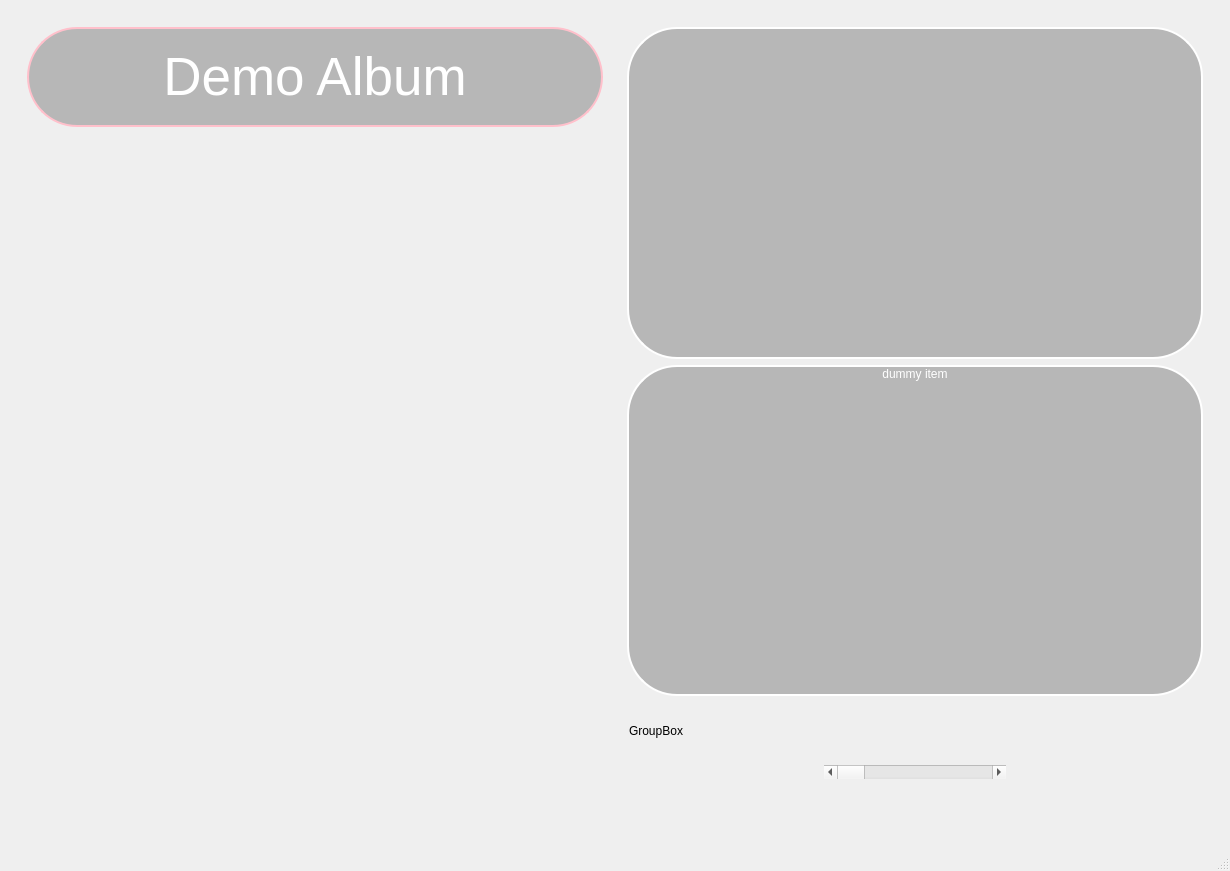
<?xml version="1.0" encoding="UTF-8"?>
<ui version="4.0">
 <class>MainWindow</class>
 <widget class="QMainWindow" name="MainWindow">
  <property name="geometry">
   <rect>
    <x>0</x>
    <y>0</y>
    <width>1230</width>
    <height>871</height>
   </rect>
  </property>
  <property name="windowTitle">
   <string>MainWindow</string>
  </property>
  <widget class="QWidget" name="central_widget">
   <property name="styleSheet">
    <string notr="true">#central_widget {
 background: qlineargradient(x1:0, y1:0, x2:1, y2:1,
            stop:0 #4B0082, stop:1 #000000);
}
</string>
   </property>
   <layout class="QHBoxLayout" name="horizontalLayout_2">
    <item>
     <widget class="QGroupBox" name="big_box">
      <property name="styleSheet">
       <string notr="true">QGroupBox{
   border: none;
}
</string>
      </property>
      <property name="title">
       <string/>
      </property>
      <property name="flat">
       <bool>true</bool>
      </property>
      <layout class="QHBoxLayout" name="horizontalLayout">
       <item>
        <widget class="QGroupBox" name="left_box">
         <property name="title">
          <string/>
         </property>
         <property name="flat">
          <bool>true</bool>
         </property>
         <layout class="QGridLayout" name="gridLayout" rowstretch="1,0">
          <item row="0" column="0">
           <layout class="QGridLayout" name="song_grid">
            <item row="1" column="0">
             <widget class="QLabel" name="label_2">
              <property name="text">
               <string/>
              </property>
             </widget>
            </item>
            <item row="1" column="1">
             <widget class="QLabel" name="label_3">
              <property name="text">
               <string/>
              </property>
             </widget>
            </item>
            <item row="1" column="2">
             <widget class="QLabel" name="label_4">
              <property name="text">
               <string/>
              </property>
             </widget>
            </item>
            <item row="0" column="0" colspan="3">
             <widget class="QLabel" name="label">
              <property name="sizePolicy">
               <sizepolicy hsizetype="Preferred" vsizetype="Minimum">
                <horstretch>0</horstretch>
                <verstretch>0</verstretch>
               </sizepolicy>
              </property>
              <property name="maximumSize">
               <size>
                <width>16777215</width>
                <height>100</height>
               </size>
              </property>
              <property name="font">
               <font>
                <pointsize>40</pointsize>
               </font>
              </property>
              <property name="styleSheet">
               <string notr="true"> border: 2px solid pink;
 background-color: rgba(128, 128, 128, 128);
 border-radius: 50px;
color: white;


</string>
              </property>
              <property name="lineWidth">
               <number>3</number>
              </property>
              <property name="text">
               <string>Demo Album</string>
              </property>
              <property name="alignment">
               <set>Qt::AlignCenter</set>
              </property>
             </widget>
            </item>
           </layout>
          </item>
          <item row="1" column="0">
           <spacer name="verticalSpacer">
            <property name="orientation">
             <enum>Qt::Vertical</enum>
            </property>
            <property name="sizeHint" stdset="0">
             <size>
              <width>20</width>
              <height>40</height>
             </size>
            </property>
           </spacer>
          </item>
         </layout>
        </widget>
       </item>
       <item>
        <widget class="QGroupBox" name="right_box">
         <property name="title">
          <string/>
         </property>
         <property name="flat">
          <bool>true</bool>
         </property>
         <layout class="QVBoxLayout" name="verticalLayout">
          <item>
           <widget class="QListWidget" name="songs_played_widget">
            <property name="sizePolicy">
             <sizepolicy hsizetype="Preferred" vsizetype="Expanding">
              <horstretch>0</horstretch>
              <verstretch>0</verstretch>
             </sizepolicy>
            </property>
            <property name="styleSheet">
             <string notr="true"> border: 2px solid white;
 background-color: rgba(128, 128, 128, 128);
 border-radius: 50px;
color: white;


</string>
            </property>
            <property name="frameShape">
             <enum>QFrame::StyledPanel</enum>
            </property>
            <property name="frameShadow">
             <enum>QFrame::Sunken</enum>
            </property>
           </widget>
          </item>
          <item>
           <widget class="QListWidget" name="song_queue_widget">
            <property name="sizePolicy">
             <sizepolicy hsizetype="Preferred" vsizetype="Expanding">
              <horstretch>0</horstretch>
              <verstretch>0</verstretch>
             </sizepolicy>
            </property>
            <property name="styleSheet">
             <string notr="true"> border: 2px solid white;
 background-color: rgba(128, 128, 128, 128);
 border-radius: 50px;
color: white;



</string>
            </property>
            <item>
             <property name="text">
              <string>dummy item</string>
             </property>
             <property name="textAlignment">
              <set>AlignCenter</set>
             </property>
            </item>
           </widget>
          </item>
          <item>
           <widget class="QPushButton" name="pause_btn">
            <property name="styleSheet">
             <string notr="true">qproperty-iconSize: 80px;
 border: none;


</string>
            </property>
            <property name="text">
             <string/>
            </property>
            <property name="icon">
             <iconset resource="resource_file.qrc">
              <normaloff>:/images/white_pause_btn.png</normaloff>:/images/white_pause_btn.png</iconset>
            </property>
           </widget>
          </item>
          <item>
           <widget class="QGroupBox" name="song_btns_box">
            <property name="minimumSize">
             <size>
              <width>0</width>
              <height>100</height>
             </size>
            </property>
            <property name="title">
             <string>GroupBox</string>
            </property>
            <property name="flat">
             <bool>true</bool>
            </property>
            <layout class="QHBoxLayout" name="horizontalLayout_3">
             <item>
              <widget class="QPushButton" name="back_btn">
               <property name="styleSheet">
                <string notr="true">qproperty-iconSize: 80px;
 border: none;


</string>
               </property>
               <property name="text">
                <string/>
               </property>
               <property name="icon">
                <iconset resource="resource_file.qrc">
                 <normaloff>:/images/white_play_button_left.png</normaloff>:/images/white_play_button_left.png</iconset>
               </property>
              </widget>
             </item>
             <item>
              <widget class="QScrollBar" name="progress_slider">
               <property name="orientation">
                <enum>Qt::Horizontal</enum>
               </property>
              </widget>
             </item>
             <item>
              <widget class="QPushButton" name="skip_btn">
               <property name="styleSheet">
                <string notr="true">qproperty-iconSize: 80px;
 border: none;


</string>
               </property>
               <property name="text">
                <string/>
               </property>
               <property name="icon">
                <iconset resource="resource_file.qrc">
                 <normaloff>:/images/white_play_button_right.png</normaloff>:/images/white_play_button_right.png</iconset>
               </property>
              </widget>
             </item>
            </layout>
           </widget>
          </item>
         </layout>
        </widget>
       </item>
      </layout>
     </widget>
    </item>
   </layout>
  </widget>
  <widget class="QMenuBar" name="menubar">
   <property name="geometry">
    <rect>
     <x>0</x>
     <y>0</y>
     <width>1230</width>
     <height>21</height>
    </rect>
   </property>
  </widget>
  <widget class="QStatusBar" name="statusbar"/>
 </widget>
 <resources>
  <include location="resource_file.qrc"/>
 </resources>
 <connections/>
</ui>
